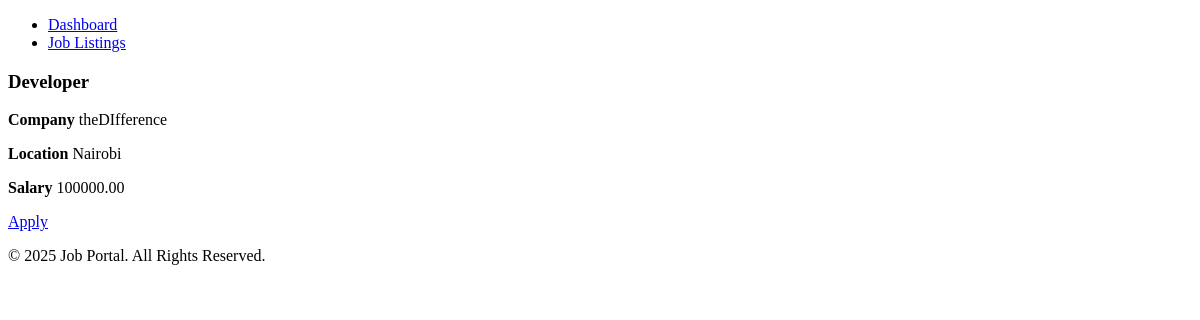
Before: / with the older database file.
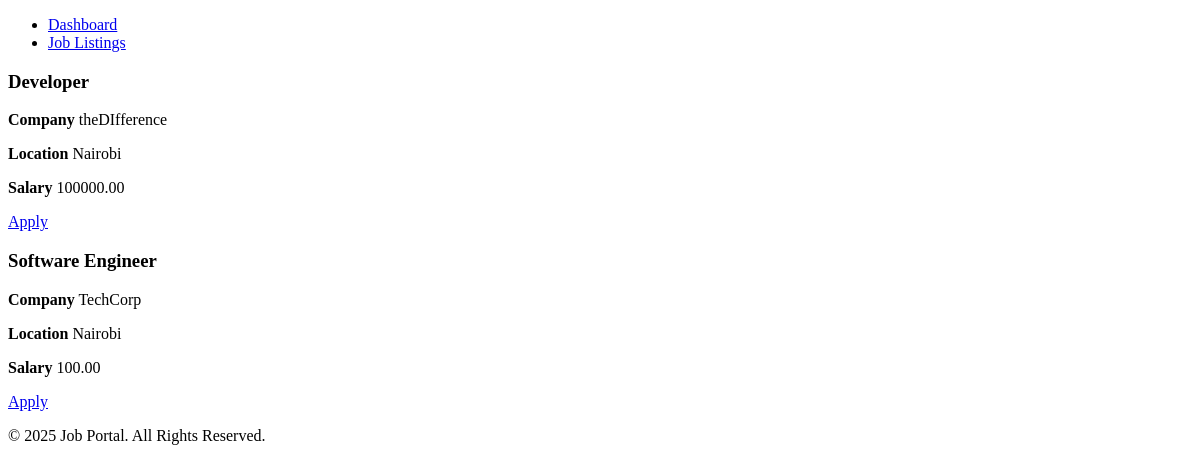
After: the same page with the newer database file.
### jobs/models.py (models this page shows, shortened)
class Job(models.Model):
    title = models.CharField(max_length=255)
    company =models.CharField(max_length=255)
    location = models.CharField(max_length=255)
    description = models.TextField()
    salary = models.DecimalField(max_digits=10, decimal_places=2, null=True, blank=True)
    employment_type = models.CharField(max_length=255, choices=[('Full-Time', 'Full-Time'), ('Part-Time', 'Part-Time'), ('Contract', 'Contract')])
    industry = models.CharField(max_length=255)
    experience_level = models.CharField(max_length=100, choices=[('Entry', 'Entry'), ('Mid', 'Mid'), ('Senior', 'Senior')])
    skills_required= models.TextField()
    posted_at= models.DateTimeField(auto_now_add=True)
    user = models.ForeignKey(User, on_delete=models.CASCADE)

### jobs/views.py (the view)
# urls.py: path('', job_list, name='job_list'),
def job_list(request):
    jobs = Job.objects.all()
    return render(request, 'jobs/job_list.html', {'jobs':jobs})

### jobs/templates/jobs/job_list.html (shortened to what this page needs)
{% extends 'base.html' %}
{% block content %}
{% for job in jobs %}
    <div class="job">
        <h3> {{ job.title }} </h3>
        <p> <strong>Company</strong> {{ job.company }} </p>
        <p> <strong> Location </strong> {{  job.location}} </p>
        <p> <strong> Salary </strong> {{ job.salary}} </p>
        <a href = "{% url 'apply_for_job' job.id %}"> Apply <a/>
        </div>
    {% empty %}
    <p> No jobs available at the moment </p>
    {% endfor %}
    {% endblock %}

### jobs/templates/base.html (shortened to what this page needs)
{% load static %}
<!DOCTYPE html>
<html lang="en">
<head>
    <link rel="stylesheet" href="https://cdnjs.cloudflare.com/ajax/libs/font-awesome/6.0.0-beta3/css/all.min.css">
    <link rel="stylesheet" href="{% static 'css/styles.css' %}">
</head>
<body>
    <header>
        <nav>
            <ul>
                <li><a href="{% url 'employer_dashboard' %}">Dashboard</a></li>
                <li><a href="{% url 'job_list' %}">Job Listings</a></li>
            </ul>
        </nav>
    </header>
    <div class="container">
        {% block content %}{% endblock %}
    </div>
    <footer>
        <p>&copy; 2025 Job Portal. All Rights Reserved.</p>
    </footer>
</body>
</html>

Changed rows visible on the page:
added Job: title "Software Engineer", company "TechCorp", location "Nairobi", salary "100.00"
